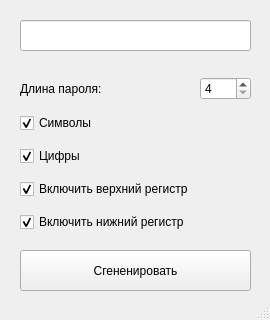
<?xml version="1.0" encoding="UTF-8"?>
<ui version="4.0">
 <class>MainWindow</class>
 <widget class="QMainWindow" name="MainWindow">
  <property name="geometry">
   <rect>
    <x>0</x>
    <y>0</y>
    <width>270</width>
    <height>320</height>
   </rect>
  </property>
  <property name="mouseTracking">
   <bool>false</bool>
  </property>
  <property name="acceptDrops">
   <bool>false</bool>
  </property>
  <property name="windowTitle">
   <string>Генератор паролей</string>
  </property>
  <property name="windowIcon">
   <iconset>
    <normaloff>../Downloads/icons8-forgot-password-96.png</normaloff>../Downloads/icons8-forgot-password-96.png</iconset>
  </property>
  <property name="autoFillBackground">
   <bool>false</bool>
  </property>
  <property name="styleSheet">
   <string notr="true">background-color:
</string>
  </property>
  <property name="tabShape">
   <enum>QTabWidget::Rounded</enum>
  </property>
  <property name="dockNestingEnabled">
   <bool>false</bool>
  </property>
  <widget class="QWidget" name="centralwidget">
   <widget class="QWidget" name="gridLayoutWidget">
    <property name="geometry">
     <rect>
      <x>20</x>
      <y>70</y>
      <width>231</width>
      <height>171</height>
     </rect>
    </property>
    <layout class="QGridLayout" name="gridLayout">
     <item row="1" column="0">
      <widget class="QCheckBox" name="checkBox">
       <property name="text">
        <string>Символы</string>
       </property>
       <property name="checked">
        <bool>true</bool>
       </property>
       <property name="autoRepeat">
        <bool>false</bool>
       </property>
      </widget>
     </item>
     <item row="2" column="0">
      <widget class="QCheckBox" name="checkBox_2">
       <property name="autoFillBackground">
        <bool>false</bool>
       </property>
       <property name="text">
        <string>Цифры</string>
       </property>
       <property name="checked">
        <bool>true</bool>
       </property>
      </widget>
     </item>
     <item row="5" column="0">
      <widget class="QCheckBox" name="checkBox_4">
       <property name="text">
        <string>Включить нижний регистр</string>
       </property>
       <property name="checked">
        <bool>true</bool>
       </property>
      </widget>
     </item>
     <item row="0" column="1">
      <widget class="QSpinBox" name="spinBox">
       <property name="minimum">
        <number>4</number>
       </property>
       <property name="value">
        <number>4</number>
       </property>
      </widget>
     </item>
     <item row="4" column="0">
      <widget class="QCheckBox" name="checkBox_3">
       <property name="text">
        <string>Включить верхний регистр</string>
       </property>
       <property name="checked">
        <bool>true</bool>
       </property>
      </widget>
     </item>
     <item row="0" column="0">
      <widget class="QLabel" name="label">
       <property name="text">
        <string>Длина пароля:</string>
       </property>
      </widget>
     </item>
    </layout>
   </widget>
   <widget class="QLineEdit" name="lineEdit">
    <property name="geometry">
     <rect>
      <x>20</x>
      <y>20</y>
      <width>231</width>
      <height>31</height>
     </rect>
    </property>
    <property name="maximumSize">
     <size>
      <width>16777215</width>
      <height>16777215</height>
     </size>
    </property>
    <property name="cursor">
     <cursorShape>IBeamCursor</cursorShape>
    </property>
    <property name="echoMode">
     <enum>QLineEdit::Normal</enum>
    </property>
   </widget>
   <widget class="QPushButton" name="pushButton">
    <property name="geometry">
     <rect>
      <x>20</x>
      <y>250</y>
      <width>231</width>
      <height>41</height>
     </rect>
    </property>
    <property name="mouseTracking">
     <bool>false</bool>
    </property>
    <property name="styleSheet">
     <string notr="true">background-color: &quot;#FF9C24&quot;;
color: &quot;#000000&quot;</string>
    </property>
    <property name="text">
     <string>Сгененировать</string>
    </property>
   </widget>
  </widget>
  <widget class="QMenuBar" name="menubar">
   <property name="geometry">
    <rect>
     <x>0</x>
     <y>0</y>
     <width>271</width>
     <height>21</height>
    </rect>
   </property>
  </widget>
  <widget class="QStatusBar" name="statusbar"/>
 </widget>
 <resources/>
 <connections/>
</ui>
